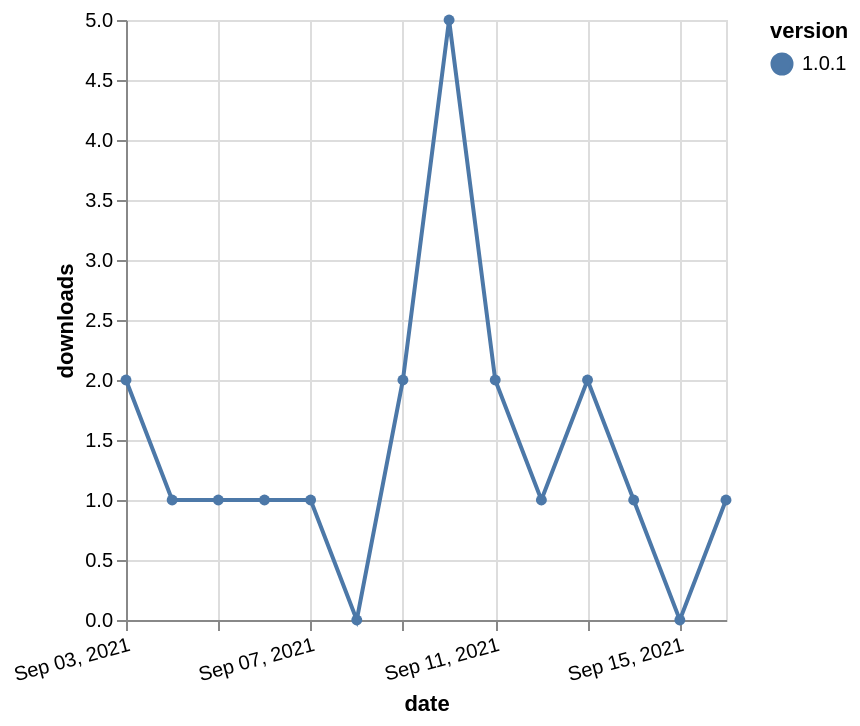

Source (Vega-Lite JSON):
### Vega-Lite specification from a JSON file in a GitHub repository (floating-point values rounded to 4 significant figures)
{"$schema": "https://vega.github.io/schema/vega-lite/v5.json", "description": "A simple bar chart with embedded data.", "data": {"values": [{"date": "2021-09-03", "total": 299, "delta": 2, "version": "1.0.1"}, {"date": "2021-09-04", "total": 300, "delta": 1, "version": "1.0.1"}, {"date": "2021-09-05", "total": 301, "delta": 1, "version": "1.0.1"}, {"date": "2021-09-06", "total": 302, "delta": 1, "version": "1.0.1"}, {"date": "2021-09-07", "total": 303, "delta": 1, "version": "1.0.1"}, {"date": "2021-09-08", "total": 303, "delta": 0, "version": "1.0.1"}, {"date": "2021-09-09", "total": 305, "delta": 2, "version": "1.0.1"}, {"date": "2021-09-10", "total": 310, "delta": 5, "version": "1.0.1"}, {"date": "2021-09-11", "total": 312, "delta": 2, "version": "1.0.1"}, {"date": "2021-09-12", "total": 313, "delta": 1, "version": "1.0.1"}, {"date": "2021-09-13", "total": 315, "delta": 2, "version": "1.0.1"}, {"date": "2021-09-14", "total": 316, "delta": 1, "version": "1.0.1"}, {"date": "2021-09-15", "total": 316, "delta": 0, "version": "1.0.1"}, {"date": "2021-09-16", "total": 317, "delta": 1, "version": "1.0.1"}]}, "width": "container", "mark": {"type": "line", "point": {"filled": true}}, "encoding": {"x": {"field": "date", "type": "temporal", "timeUnit": "yearmonthdate", "title": "date", "axis": {"labelAngle": -15}}, "y": {"field": "delta", "type": "quantitative", "title": "downloads"}, "color": {"field": "version", "type": "nominal"}, "tooltip": {"field": "delta"}}}
